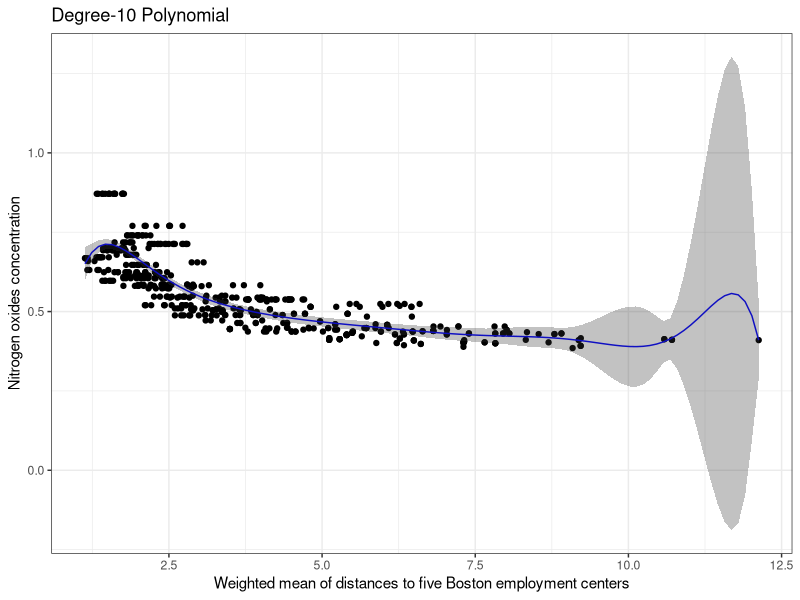
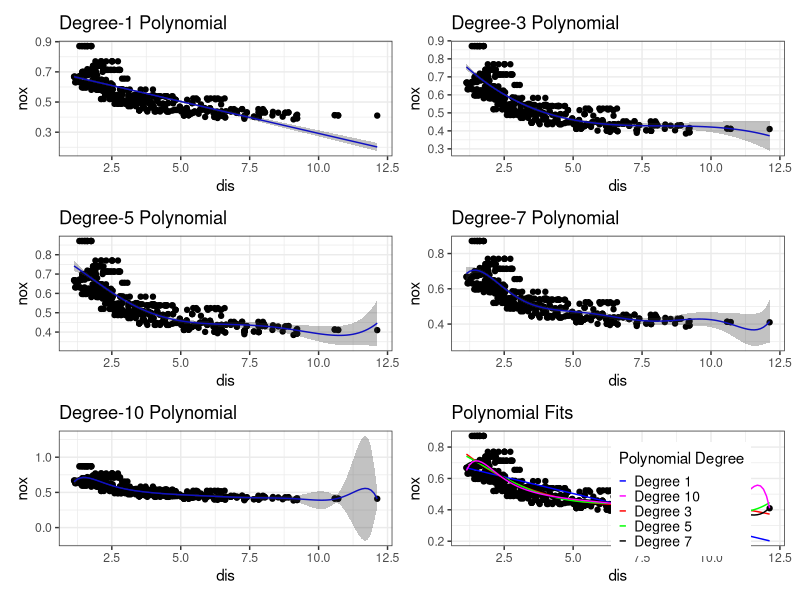
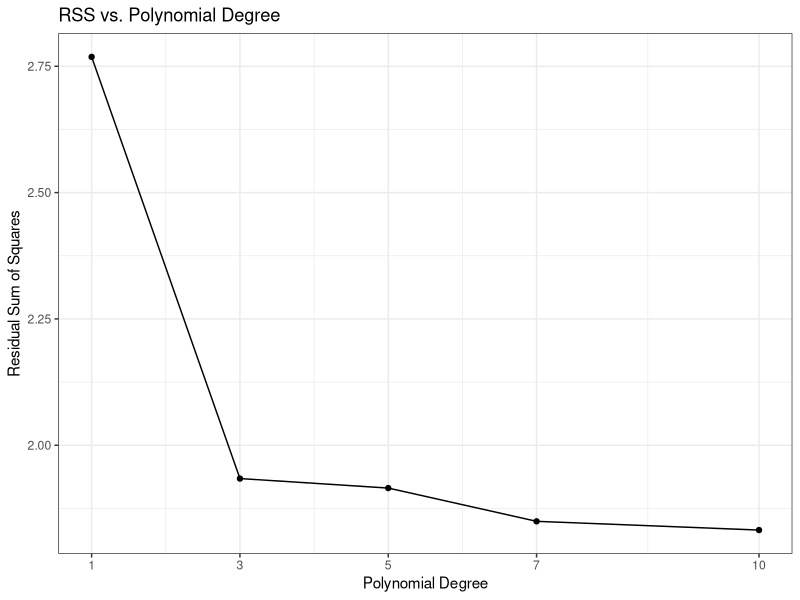
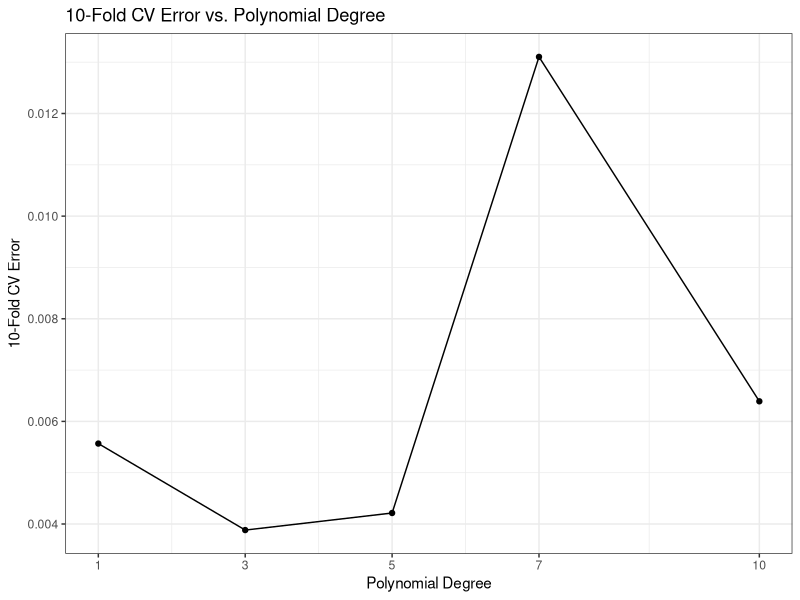
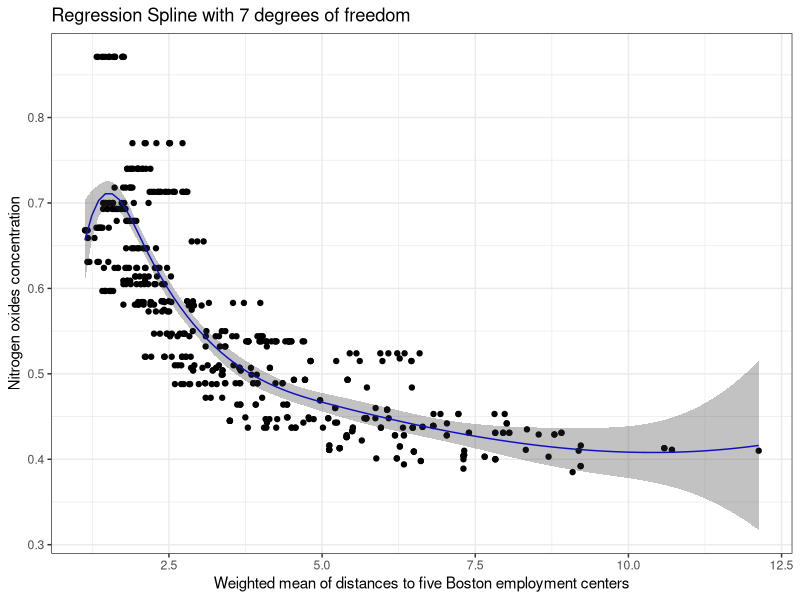
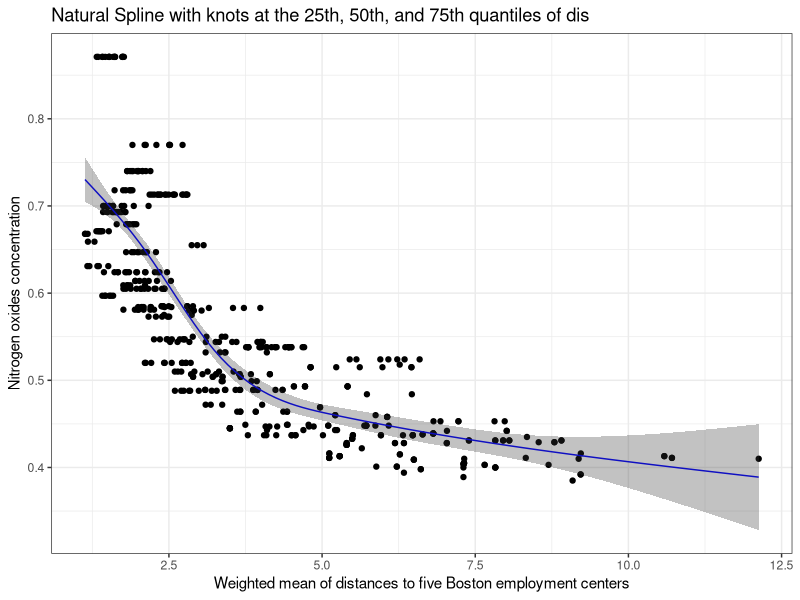
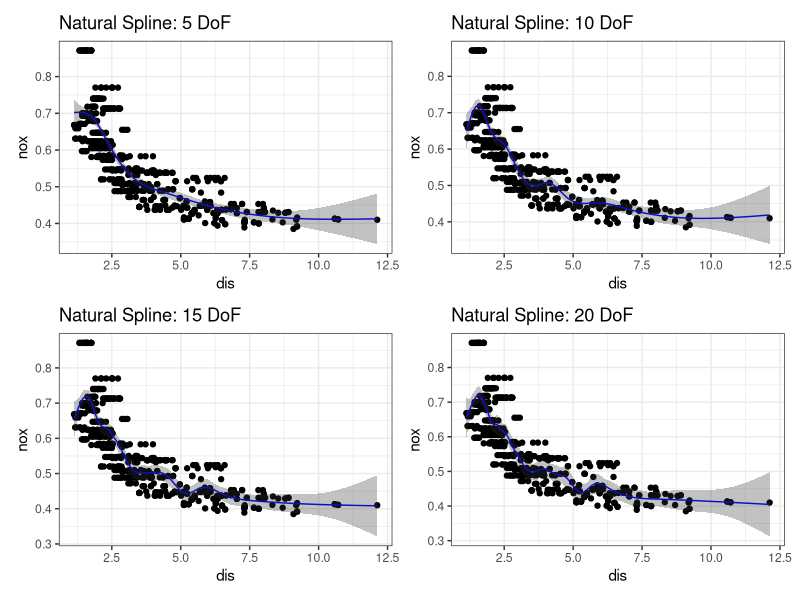
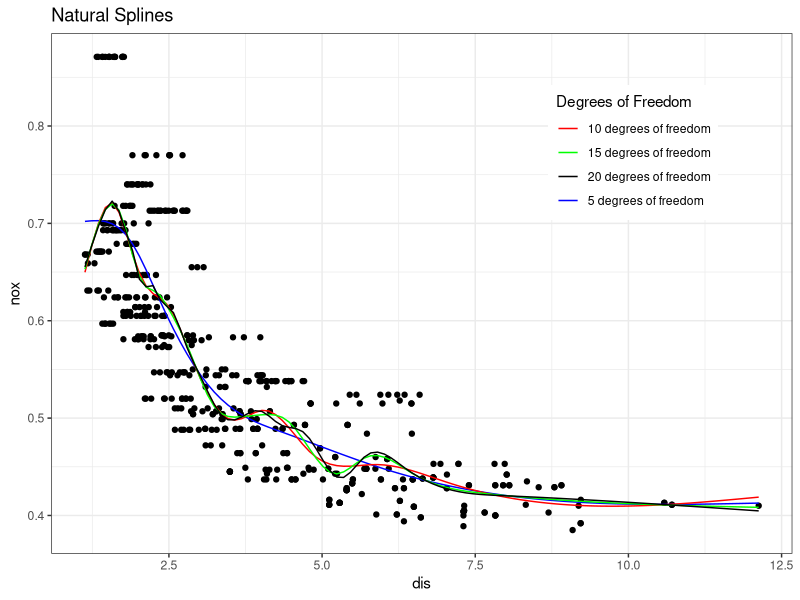

Write the R code that produced these figures, in order.
## ---- chunk 1
library(MASS)
library(tidyverse)
library(patchwork)
library(boot)
library(splines)

set.seed(0)


dislims<-range(Boston$dis)
dis.grid<-seq(from=dislims[1],to=dislims[2],length.out=100)
## ---- chunk 2
fit.p10 <- lm(nox~poly(dis, 10), data=Boston)
preds.p10 <- predict(fit.p10, data.frame(dis=dis.grid), se=TRUE)
se_bands.p10 <- cbind("upper" = preds.p10$fit+2*preds.p10$se.fit,
"lower" = preds.p10$fit-2*preds.p10$se.fit)

plot.p10 <- ggplot() +
geom_point(data=Boston, aes(x = dis, y = nox)) +
geom_line(aes(x = dis.grid, y = preds.p10$fit), color = "#0000FF") +
geom_ribbon(aes(x = dis.grid,
ymin = se_bands.p10[,"lower"],
ymax = se_bands.p10[,"upper"]),
alpha = 0.3) +
xlim(dislims) +
labs(title = "Degree-10 Polynomial") +
theme_bw() +
xlab("Weighted mean of distances to five Boston employment centers") +
ylab("Nitrogen oxides concentration")

plot.p10
## ---- chunk 3
polynomial_degrees <- c(1,3,5,7,10)
fit.p <- map(polynomial_degrees, ~lm(nox~poly(dis, .x), data=Boston))

preds.p <- predict(fit.p10, data.frame(dis=dis.grid), se=TRUE)
fit.pred.p <- map(fit.p, ~predict(.x, data.frame(dis=dis.grid), se=TRUE))
fit.rss.p <- map_dbl(fit.p, ~sum(.x$residuals^2))

poly.plots <- map2(fit.pred.p, polynomial_degrees, ~ggplot() +
geom_point(data=Boston, aes(x = dis, y = nox)) +
geom_line(aes(x = dis.grid, y = .x$fit), color = "#0000FF") +
geom_ribbon(aes(x = dis.grid, ymin = .x$fit-2*.x$se.fit, ymax = .x$fit+2*.x$se.fit),
            alpha = 0.3) +
xlim(dislims) +
labs(title = paste0("Degree-", .y, " Polynomial")) +
theme_bw() +
xlab("dis") +
ylab("nox")) %>%
wrap_plots(ncol = 2)

colors <- c("Degree 1" = "#0000FF", "Degree 3" = "#FF0000",
            "Degree 5" = "#00FF00", "Degree 7" = "#000000",
            "Degree 10" = "#FF00FF")
poly.plot.stacked <- ggplot() +
geom_point(data=Boston, aes(x = dis, y = nox)) +
geom_line(aes(x = dis.grid, y = fit.pred.p[[1]]$fit, color = "Degree 1")) +
geom_line(aes(x = dis.grid, y = fit.pred.p[[2]]$fit, color = "Degree 3")) +
geom_line(aes(x = dis.grid, y = fit.pred.p[[3]]$fit, color = "Degree 5")) +
geom_line(aes(x = dis.grid, y = fit.pred.p[[4]]$fit, color = "Degree 7")) +
geom_line(aes(x = dis.grid, y = fit.pred.p[[5]]$fit, color = "Degree 10")) +
xlim(dislims) +
labs(title = "Polynomial Fits", color = "Polynomial Degree") +
theme_bw() +
xlab("dis") +
ylab("nox") +
scale_color_manual(values = colors) +
  theme(legend.position = c(0.9, 0.9), legend.justification = c("right", "top"),
        legend.text = element_text(size = 10),
  legend.key.size = unit(0.2, "cm"))

rss.plot <- ggplot() +
geom_point(data = tibble(degree = polynomial_degrees, rss = fit.rss.p),
aes(x = degree, y = rss)) +
geom_line(data = tibble(degree = polynomial_degrees, rss = fit.rss.p),
aes(x = degree, y = rss)) +
labs(title = "RSS vs. Polynomial Degree") +
theme_bw() +
scale_x_continuous(breaks = polynomial_degrees) +
xlab("Polynomial Degree") +
ylab("Residual Sum of Squares")


poly.plots + poly.plot.stacked
## ---- chunk 4
rss.plot
## ---- chunk 5
p.cv.error.10 <- rep(NA, length(polynomial_degrees))
for (i in seq_along(polynomial_degrees)){
glm.fit <- glm(nox~poly(dis, polynomial_degrees[i]),data=Boston)
p.cv.error.10[i] <- cv.glm(Boston,glm.fit,K=10)$delta[1] #does 10-fold CV by setting K=10
}

cv.plot <- ggplot() +
geom_point(data = tibble(degree = polynomial_degrees, cv.error = p.cv.error.10),
aes(x = degree, y = cv.error)) +
geom_line(data = tibble(degree = polynomial_degrees, cv.error = p.cv.error.10),
aes(x = degree, y = cv.error)) +
labs(title = "10-Fold CV Error vs. Polynomial Degree") +
theme_bw() +
scale_x_continuous(breaks = polynomial_degrees) +
xlab("Polynomial Degree") +
ylab("10-Fold CV Error")

cv.plot
## ---- chunk 6
fit_spline <- lm(nox ~ bs(dis, df=6), data=Boston)


preds.fit_spline <- predict(fit_spline, data.frame(dis=dis.grid), se=TRUE)
se_bands.fit_spline <- cbind("upper" = preds.fit_spline$fit+2*preds.fit_spline$se.fit,
"lower" = preds.fit_spline$fit-2*preds.fit_spline$se.fit)

plot.fit_spline <- ggplot() +
geom_point(data=Boston, aes(x = dis, y = nox)) +
geom_line(aes(x = dis.grid, y = preds.fit_spline$fit), color = "#0000FF") +
geom_ribbon(aes(x = dis.grid,
ymin = se_bands.fit_spline[,"lower"],
ymax = se_bands.fit_spline[,"upper"]),
alpha = 0.3) +
xlim(dislims) +
labs(title = "Regression Spline with 7 degrees of freedom") +
theme_bw() +
xlab("Weighted mean of distances to five Boston employment centers") +
ylab("Nitrogen oxides concentration")


knots <- attr(bs(Boston$dis, df=6),"knots")
print(knots)
## ---- chunk 7
plot.fit_spline
## ---- chunk 8
fit_natural_spline <- lm(nox ~ ns(dis, knots=knots), data=Boston)

preds.fit_natural_spline <- predict(fit_natural_spline, data.frame(dis=dis.grid), se=TRUE)
se_bands.fit_natural_spline <- cbind("upper" =
                                       preds.fit_natural_spline$fit+2*preds.fit_natural_spline$se.fit,
                                     "lower" =
                                       preds.fit_natural_spline$fit-2*preds.fit_natural_spline$se.fit)


plot.fit_natural_spline <- ggplot() +
geom_point(data=Boston, aes(x = dis, y = nox)) +
geom_line(aes(x = dis.grid, y = preds.fit_natural_spline$fit), color = "#0000FF") +
geom_ribbon(aes(x = dis.grid,
ymin = se_bands.fit_natural_spline[,"lower"],
ymax = se_bands.fit_natural_spline[,"upper"]),
alpha = 0.3) +
xlim(dislims) +
labs(title = "Natural Spline with knots at the 25th, 50th, and 75th quantiles of dis") +
theme_bw() +
xlab("Weighted mean of distances to five Boston employment centers") +
ylab("Nitrogen oxides concentration")

plot.fit_natural_spline
## ---- chunk 9
degrees_of_freedom <- c(5, 10, 15, 20)

fit_natural_splines <- map(degrees_of_freedom, ~lm(nox ~ ns(dis, df=.x+1), data=Boston))
preds.fit_natural_splines <- map(fit_natural_splines,
                                 ~predict(.x, data.frame(dis=dis.grid), se=TRUE))
rss.fit_natural_splines <- map_dbl(fit_natural_splines, ~sum(.x$residuals^2))

natural_spline.plots <- map2(preds.fit_natural_splines, degrees_of_freedom, ~ggplot() +
geom_point(data=Boston, aes(x = dis, y = nox)) +
geom_line(aes(x = dis.grid, y = .x$fit), color = "#0000FF") +
geom_ribbon(aes(x = dis.grid, ymin = .x$fit-2*.x$se.fit,
                ymax = .x$fit+2*.x$se.fit), alpha = 0.3) +
xlim(dislims) +
labs(title = paste0("Natural Spline: ", .y, " DoF")) +
theme_bw() +
xlab("dis") +
ylab("nox")) %>%
wrap_plots(ncol = 2)

colors <- c("5 degrees of freedom" = "#0000FF", "10 degrees of freedom" = "#FF0000",
            "15 degrees of freedom" = "#00FF00", "20 degrees of freedom" = "#000000")

natural_spline.plot.stacked <- ggplot() +
geom_point(data=Boston, aes(x = dis, y = nox)) +
geom_line(aes(x = dis.grid,
              y = preds.fit_natural_splines[[1]]$fit, color = "5 degrees of freedom")) +
geom_line(aes(x = dis.grid,
              y = preds.fit_natural_splines[[2]]$fit, color = "10 degrees of freedom")) +
geom_line(aes(x = dis.grid,
              y = preds.fit_natural_splines[[3]]$fit, color = "15 degrees of freedom")) +
geom_line(aes(x = dis.grid,
              y = preds.fit_natural_splines[[4]]$fit, color = "20 degrees of freedom")) +
xlim(dislims) +
labs(title = "Natural Splines", color = "Degrees of Freedom") +
theme_bw() +
xlab("dis") +
ylab("nox") +
scale_color_manual(values = colors) +
theme(legend.position = c(0.9, 0.9), legend.justification = c("right", "top"))

rss.plot <- ggplot() +
geom_point(data = tibble(degree = degrees_of_freedom, rss = rss.fit_natural_splines),
aes(x = degree, y = rss)) +
geom_line(data = tibble(degree = degrees_of_freedom, rss = rss.fit_natural_splines),
aes(x = degree, y = rss)) +
labs(title = "RSS vs. Degrees of Freedom") +
theme_bw() +
scale_x_continuous(breaks = degrees_of_freedom) +
xlab("Degrees of Freedom") +
ylab("Residual Sum of Squares")

natural_spline.plots
natural_spline.plot.stacked
rss.plot

## ---- chunk 10
nspl.cv.error.10 <- rep(NA, length(degrees_of_freedom))
for (i in seq_along(degrees_of_freedom)){
glm.fit <- glm(nox~ns(dis, df=degrees_of_freedom[i]+1),data=Boston)
nspl.cv.error.10[i] <- cv.glm(Boston,glm.fit,K=10)$delta[1] #does 10-fold CV by setting K=10
}

cv.plot <- ggplot() +
geom_point(data = tibble(degree = degrees_of_freedom, cv.error = nspl.cv.error.10),
aes(x = degree, y = cv.error)) +
geom_line(data = tibble(degree = degrees_of_freedom, cv.error = nspl.cv.error.10),
aes(x = degree, y = cv.error)) +
labs(title = "10-Fold CV Error vs. Degrees of Freedom") +
theme_bw() +
scale_x_continuous(breaks = degrees_of_freedom) +
xlab("Degrees of Freedom") +
ylab("10-Fold CV Error")

cv.plot
